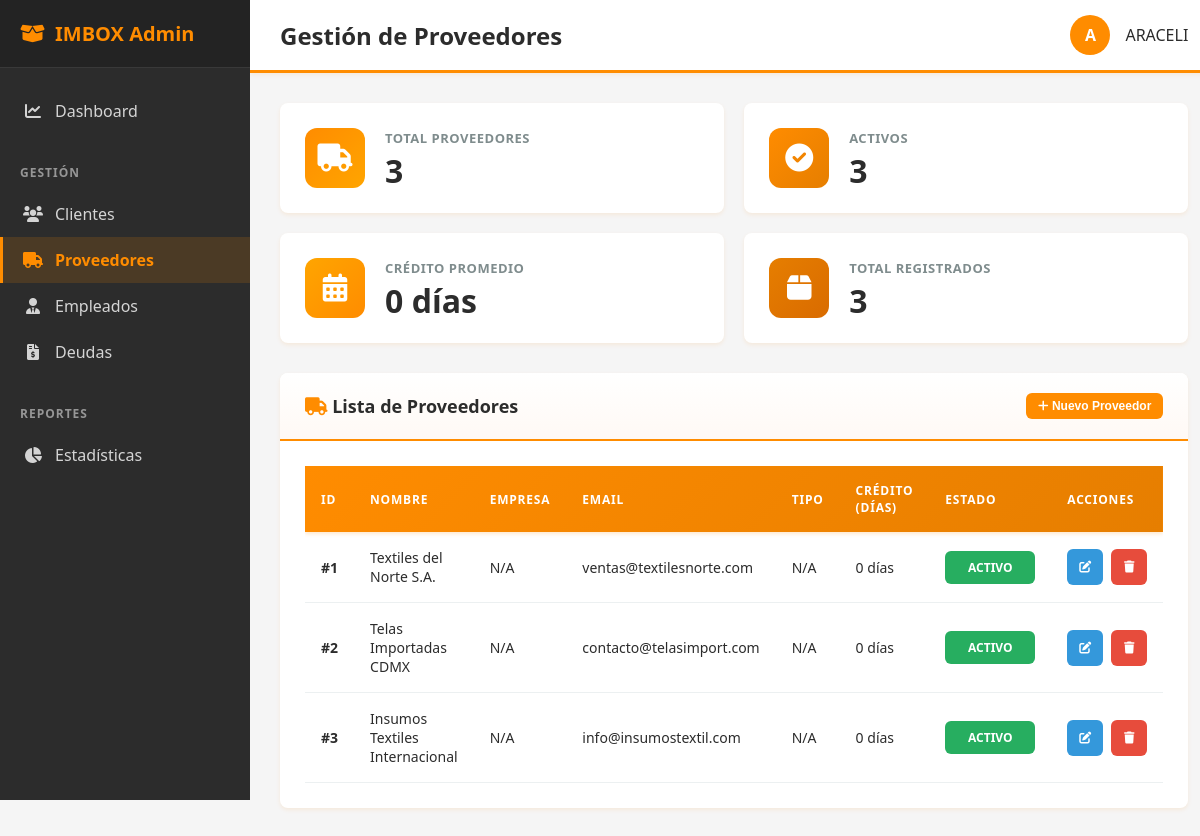
The app's page /proveedores.php (signed in) with its own data.
### tables this page shows
CREATE TABLE IF NOT EXISTS proveedores (
    id INT AUTO_INCREMENT PRIMARY KEY,
    codigo VARCHAR(50) UNIQUE,
    nombre VARCHAR(150) NOT NULL,
    empresa VARCHAR(255),
    razon_social VARCHAR(200),
    rfc VARCHAR(20),
    telefono VARCHAR(50),
    email VARCHAR(150),
    direccion TEXT,
    ciudad VARCHAR(100),
    pais VARCHAR(100) DEFAULT 'México',
    contacto_principal VARCHAR(150),
    telefono_contacto VARCHAR(50),
    tipo VARCHAR(100),
    condiciones_pago VARCHAR(100),
    dias_credito INT DEFAULT 0,
    premium TINYINT(1) DEFAULT 0,
    activo TINYINT(1) DEFAULT 1,
    notas TEXT,
    fecha_creacion TIMESTAMP DEFAULT CURRENT_TIMESTAMP,
    fecha_actualizacion TIMESTAMP DEFAULT CURRENT_TIMESTAMP ON UPDATE CURRENT_TIMESTAMP,
    INDEX idx_nombre (nombre),
    INDEX idx_premium (premium)
);

### proveedores.php (the view, shortened to what this page needs)
<?php
$db = Database::getInstance()->getConnection();
$stmt = $db->query("SELECT * FROM proveedores ORDER BY fecha_creacion DESC");
$proveedores = $stmt->fetchAll();
$stmt = $db->query("SELECT
    COUNT(*) as total,
    SUM(CASE WHEN activo = 1 THEN 1 ELSE 0 END) as activos,
    AVG(dias_credito) as promedio_credito
FROM proveedores");
$stats = $stmt->fetch();
include 'includes/header.php';
?>
<?php include 'includes/sidebar.php'; ?>
<main class="main-content">
    <?php include 'includes/topbar.php'; ?>
    <div class="content-area">
        <div class="stats-grid fade-in">
            <div class="stat-card">
                <div class="stat-icon orange">
                    <i class="fas fa-truck"></i>
                </div>
                <div class="stat-details">
                    <div class="stat-label">Total Proveedores</div>
                    <div class="stat-value"><?php echo $stats['total']; ?></div>
                </div>
            </div>
            <div class="stat-card">
                <div class="stat-icon blue">
                    <i class="fas fa-check-circle"></i>
                </div>
                <div class="stat-details">
                    <div class="stat-label">Activos</div>
                    <div class="stat-value"><?php echo $stats['activos']; ?></div>
                </div>
            </div>
            <div class="stat-card">
                <div class="stat-icon green">
                    <i class="fas fa-calendar-alt"></i>
                </div>
                <div class="stat-details">
                    <div class="stat-label">Crédito Promedio</div>
                    <div class="stat-value"><?php echo round($stats['promedio_credito']); ?> días</div>
                </div>
            </div>
            <div class="stat-card">
                <div class="stat-icon red">
                    <i class="fas fa-box"></i>
                </div>
                <div class="stat-details">
                    <div class="stat-label">Total Registrados</div>
                    <div class="stat-value"><?php echo $stats['total']; ?></div>
                </div>
            </div>
        </div>
        <div class="card fade-in" style="animation-delay: 0.1s;">
            <div class="card-header">
                <h2 class="card-title">
                    <i class="fas fa-truck me-2"></i>
                    Lista de Proveedores
                </h2>
                <button class="btn btn-primary btn-sm">
                    <i class="fas fa-plus me-1"></i>
                    Nuevo Proveedor
                </button>
            </div>
            <div class="card-body">
                <div class="table-responsive">
                    <table class="modern-table">
                        <thead>
                            <tr>
                                <th>ID</th>
                                <th>NOMBRE</th>
                                <th>EMPRESA</th>
                                <th>EMAIL</th>
                                <th>TIPO</th>
                                <th>CRÉDITO (DÍAS)</th>
                                <th>ESTADO</th>
                                <th>ACCIONES</th>
                            </tr>
                        </thead>
                        <tbody>
                            <?php foreach ($proveedores as $proveedor): ?>
                            <tr>
                                <td><strong>#<?php echo $proveedor['id']; ?></strong></td>
                                <td><?php echo htmlspecialchars($proveedor['nombre']); ?></td>
                                <td><?php echo htmlspecialchars($proveedor['empresa'] ?? 'N/A'); ?></td>
                                <td><?php echo htmlspecialchars($proveedor['email'] ?? 'N/A'); ?></td>
                                <td><?php echo htmlspecialchars($proveedor['tipo'] ?? 'N/A'); ?></td>
                                <td><?php echo $proveedor['dias_credito'] ?? 0; ?> días</td>
                                <td>
                                    <?php if ($proveedor['activo']): ?>
                                    <span class="badge badge-success">ACTIVO</span>
                                    <?php else: ?>
                                    <span class="badge badge-secondary">INACTIVO</span>
                                    <?php endif; ?>
                                </td>
                                <td>
                                    <div class="action-buttons">
                                        <button class="btn btn-icon btn-sm btn-edit" title="Editar">
                                            <i class="fas fa-edit"></i>
                                        </button>
                                        <button class="btn btn-icon btn-sm btn-delete" title="Eliminar">
                                            <i class="fas fa-trash"></i>
                                        </button>
                                    </div>
                                </td>
                            </tr>
                            <?php endforeach; ?>
                        </tbody>
                    </table>
                </div>
            </div>
        </div>
    </div>
<?php include 'includes/footer.php'; ?>

### css/admin-style.css (style rules this page uses)
:root { --primary-color: #FF8C00; --primary-dark: #E67E00; --primary-light: #FFB84D; --secondary-color: #FFA500; --sidebar-bg: #2C2C2C; --sidebar-hover: #3D3D3D; --sidebar-active: rgba(255, 140, 0, 0.15); --content-bg: #F5F5F5; --card-bg: #FFFFFF; --text-dark: #2C2C2C; --text-light: #7F8C8D; --border-color: #E0E0E0; --table-header: #FF8C00; --table-header-dark: #E67E00; --success: #27AE60; --warning: #F39C12; --danger: #E74C3C; --info: #FF8C00; --shadow-sm: 0 2px 4px rgba(255, 140, 0, 0.1); --shadow-md: 0 4px 6px rgba(255, 140, 0, 0.15); --shadow-lg: 0 10px 15px rgba(255, 140, 0, 0.2); }
* { margin: 0; padding: 0; box-sizing: border-box; }
body { font-family: 'Segoe UI', Tahoma, Geneva, Verdana, sans-serif; background: var(--content-bg); color: var(--text-dark); }
.main-content { margin-left: 250px; flex: 1; background: var(--content-bg); }
.content-area { padding: 30px; }
.card { background: white; border-radius: 8px; box-shadow: var(--shadow-sm); margin-bottom: 30px; overflow: hidden; }
.card-header { padding: 20px 25px; border-bottom: 2px solid var(--primary-color); display: flex; justify-content: space-between; align-items: center; background: linear-gradient(to bottom, #FFFFFF 0%, #FFF9F5 100%); }
.card-title { font-size: 18px; font-weight: 600; color: var(--text-dark); }
.card-title i { color: var(--primary-color); }
.card-body { padding: 25px; }
.stats-grid { display: grid; grid-template-columns: repeat(4, 1fr); gap: 20px; margin-bottom: 30px; }
.stat-card { background: white; padding: 25px; border-radius: 8px; box-shadow: var(--shadow-sm); display: flex; align-items: center; gap: 20px; transition: all 0.3s ease; min-height: 110px; }
.stat-icon { width: 60px; height: 60px; border-radius: 12px; display: flex; align-items: center; justify-content: center; font-size: 28px; color: white; flex-shrink: 0; }
.stat-icon.orange { background: linear-gradient(135deg, #FF8C00, #FFA500); }
.stat-icon.blue { background: linear-gradient(135deg, #FF8C00, #E67E00); }
.stat-icon.green { background: linear-gradient(135deg, #FFA500, #FF8C00); }
.stat-icon.red { background: linear-gradient(135deg, #E67E00, #D96B00); }
.stat-details { flex: 1; }
.stat-label { font-size: 13px; color: var(--text-light); margin-bottom: 8px; text-transform: uppercase; font-weight: 600; letter-spacing: 0.5px; }
.stat-value { font-size: 32px; font-weight: 700; color: var(--text-dark); line-height: 1; }
.table-responsive { overflow-x: auto; }
.modern-table { width: 100%; border-collapse: collapse; background: white; }
.modern-table thead { background: linear-gradient(135deg, var(--table-header) 0%, var(--table-header-dark) 100%); color: white; box-shadow: 0 2px 4px rgba(255, 140, 0, 0.2); }
.modern-table thead th { padding: 16px; text-align: left; font-weight: 600; font-size: 12px; text-transform: uppercase; letter-spacing: 0.8px; height: 50px; vertical-align: middle; }
.modern-table tbody tr { border-bottom: 1px solid #ECF0F1; transition: all 0.2s ease; height: 60px; }
.modern-table tbody td { padding: 16px; color: var(--text-dark); font-size: 14px; vertical-align: middle; }
.badge { padding: 8px 16px; border-radius: 6px; font-size: 12px; font-weight: 600; text-transform: uppercase; display: inline-block; min-width: 90px; text-align: center; }
.badge-success { background: #27AE60; color: white; }
.btn { padding: 10px 20px; border: none; border-radius: 6px; font-weight: 600; cursor: pointer; transition: all 0.3s ease; text-decoration: none; display: inline-block; font-size: 14px; }
.btn-primary { background: var(--primary-color); color: white; }
.btn-sm { padding: 6px 12px; font-size: 12px; }
.btn-icon { width: 32px; height: 32px; padding: 0; display: inline-flex; align-items: center; justify-content: center; border-radius: 6px; }
.action-buttons { display: flex; gap: 8px; justify-content: center; }
.btn-edit { background: #3498DB; color: white; width: 36px; height: 36px; }
.btn-delete { background: #E74C3C; color: white; width: 36px; height: 36px; }
@media (max-width: 1200px) { .stats-grid { grid-template-columns: repeat(2, 1fr); } }
.fade-in { animation: fadeIn 0.5s ease-in-out; }

### records on screen
proveedores: id "1", nombre "Textiles del Norte S.A.", empresa "N/A", email "ventas@textilesnorte.com", tipo "N/A", dias_credito "0", activo "ACTIVO"
proveedores: id "2", nombre "Telas Importadas CDMX", empresa "N/A", email "contacto@telasimport.com", tipo "N/A", dias_credito "0", activo "ACTIVO"
proveedores: id "3", nombre "Insumos Textiles Internacional", empresa "N/A", email "info@insumostextil.com", tipo "N/A", dias_credito "0", activo "ACTIVO"

### other values on screen
$page_title "Gestión de Proveedores"
substr(getUserName(), 0, 1) "A"
getUserName() "ARACELI"
$stats['total'] "3"
$stats['activos'] "3"
$stats['promedio_credito'] "0"
